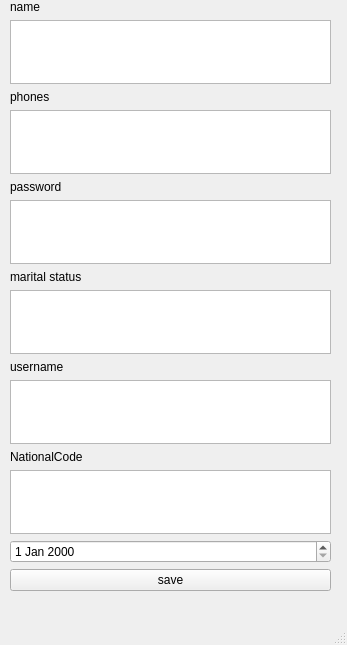
<?xml version="1.0" encoding="UTF-8"?>
<ui version="4.0">
 <class>signupWindow</class>
 <widget class="QMainWindow" name="signupWindow">
  <property name="geometry">
   <rect>
    <x>0</x>
    <y>0</y>
    <width>347</width>
    <height>645</height>
   </rect>
  </property>
  <property name="windowTitle">
   <string>signupWindow</string>
  </property>
  <widget class="QWidget" name="centralwidget">
   <widget class="QWidget" name="verticalLayoutWidget">
    <property name="geometry">
     <rect>
      <x>10</x>
      <y>0</y>
      <width>321</width>
      <height>591</height>
     </rect>
    </property>
    <layout class="QVBoxLayout" name="verticalLayout">
     <item>
      <widget class="QLabel" name="label">
       <property name="text">
        <string>name</string>
       </property>
      </widget>
     </item>
     <item>
      <widget class="QTextEdit" name="textEdit_3"/>
     </item>
     <item>
      <widget class="QLabel" name="label_2">
       <property name="text">
        <string>phones</string>
       </property>
      </widget>
     </item>
     <item>
      <widget class="QTextEdit" name="textEdit_4"/>
     </item>
     <item>
      <widget class="QLabel" name="label_3">
       <property name="text">
        <string>password</string>
       </property>
      </widget>
     </item>
     <item>
      <widget class="QTextEdit" name="textEdit_2"/>
     </item>
     <item>
      <widget class="QLabel" name="label_5">
       <property name="text">
        <string>marital status</string>
       </property>
      </widget>
     </item>
     <item>
      <widget class="QTextEdit" name="textEdit_6"/>
     </item>
     <item>
      <widget class="QLabel" name="label_4">
       <property name="text">
        <string>username</string>
       </property>
      </widget>
     </item>
     <item>
      <widget class="QTextEdit" name="textEdit_5"/>
     </item>
     <item>
      <widget class="QLabel" name="label_6">
       <property name="text">
        <string>NationalCode</string>
       </property>
      </widget>
     </item>
     <item>
      <widget class="QTextEdit" name="textEdit"/>
     </item>
     <item>
      <widget class="QDateEdit" name="dateEdit"/>
     </item>
     <item>
      <widget class="QPushButton" name="pushButton">
       <property name="text">
        <string>save</string>
       </property>
      </widget>
     </item>
    </layout>
   </widget>
  </widget>
  <widget class="QStatusBar" name="statusbar"/>
 </widget>
 <resources/>
 <connections/>
</ui>
